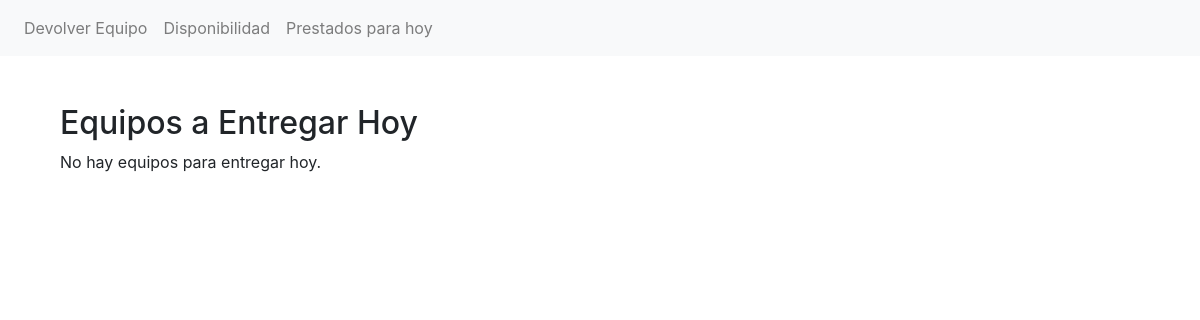
Page /equipos-a-entregar-hoy/ (signed in) on the earlier database version.
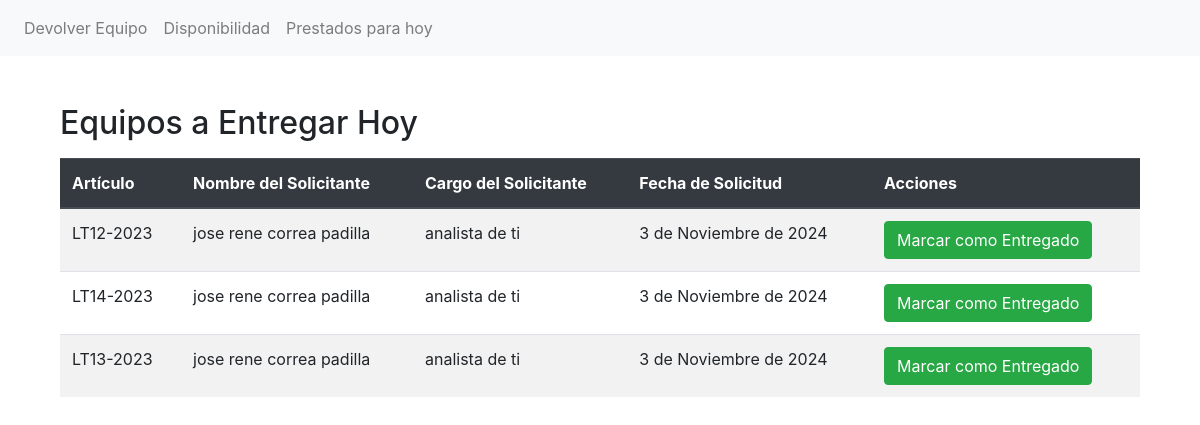
Same page on the later database version.
### inventario/models.py (models this page shows, shortened)
class Prestamo(models.Model):
    articulo = models.ForeignKey(Articulo, on_delete=models.CASCADE)
    nombre_persona = models.CharField(max_length=100)
    cargo_persona = models.CharField(max_length=100)
    fecha_solicitud = models.DateField()
    fecha_devolucion = models.DateField()
    devuelto = models.BooleanField(default=False)  # Para marcar cuando el cliente devuelve el equipo
    entregado = models.BooleanField(default=False)  # Para marcar cuando el administrador entrega el equipo

class Articulo(models.Model):
    nombre = models.CharField(max_length=100)  # Por ejemplo, 'LT03-2018'
    observacion = models.TextField(blank=True, null=True)  # Campo de observación

### inventario/views.py (the view)
# urls.py: path('equipos-a-entregar-hoy/', views.equipos_a_entregar_hoy, name='equipos_a_entregar_hoy'),
@login_required
def equipos_a_entregar_hoy(request):
    hoy = timezone.now().date()  # Obtén la fecha actual
    prestamos_a_entregar = Prestamo.objects.filter(fecha_solicitud=hoy, entregado=False)
    return render(request, 'inventario/equipos_a_entregar.html', {
        'prestamos_a_entregar': prestamos_a_entregar,
    })

### inventario/templates/inventario/equipos_a_entregar.html (shortened to what this page needs)
{% extends 'inventario/base.html' %}
{% block content %}
<div class="container mt-5">
    <h2>Equipos a Entregar Hoy</h2>
    {% if prestamos_a_entregar %}
        <table class="table table-striped mt-3">
            <thead class="thead-dark">
                <tr>
                    <th>Artículo</th>
                    <th>Nombre del Solicitante</th>
                    <th>Cargo del Solicitante</th>
                    <th>Fecha de Solicitud</th>
                    <th>Acciones</th>
                </tr>
            </thead>
            <tbody>
                {% for prestamo in prestamos_a_entregar %}
                <tr>
                    <td>{{ prestamo.articulo.nombre }}</td>
                    <td>{{ prestamo.nombre_persona }}</td>
                    <td>{{ prestamo.cargo_persona }}</td>
                    <td>{{ prestamo.fecha_solicitud }}</td>
                    <td>
                        <form method="POST" action="{% url 'marcar_como_entregado' prestamo.id %}">
                            <button type="submit" class="btn btn-success">Marcar como Entregado</button>
                        </form>
                    </td>
                </tr>
                {% empty %}
                <tr>
                    <td colspan="5" class="text-center">No hay equipos para entregar hoy.</td>
                </tr>
                {% endfor %}
            </tbody>
        </table>
    {% else %}
        <p>No hay equipos para entregar hoy.</p>
    {% endif %}
</div>
{% endblock %}

Differences in the rows shown:
added Prestamo: articulo.nombre "LT12-2023", nombre_persona "jose rene correa padilla", cargo_persona "analista de ti", fecha_solicitud "3 de Noviembre de 2024"
added Prestamo: articulo.nombre "LT14-2023", nombre_persona "jose rene correa padilla", cargo_persona "analista de ti", fecha_solicitud "3 de Noviembre de 2024"
added Prestamo: articulo.nombre "LT13-2023", nombre_persona "jose rene correa padilla", cargo_persona "analista de ti", fecha_solicitud "3 de Noviembre de 2024"
Other differences:
text no longer shown: "No hay equipos para entregar hoy."
text now shown: "Artículo Nombre del Solicitante Cargo del Solicitante Fecha de Solicitud Acciones"
